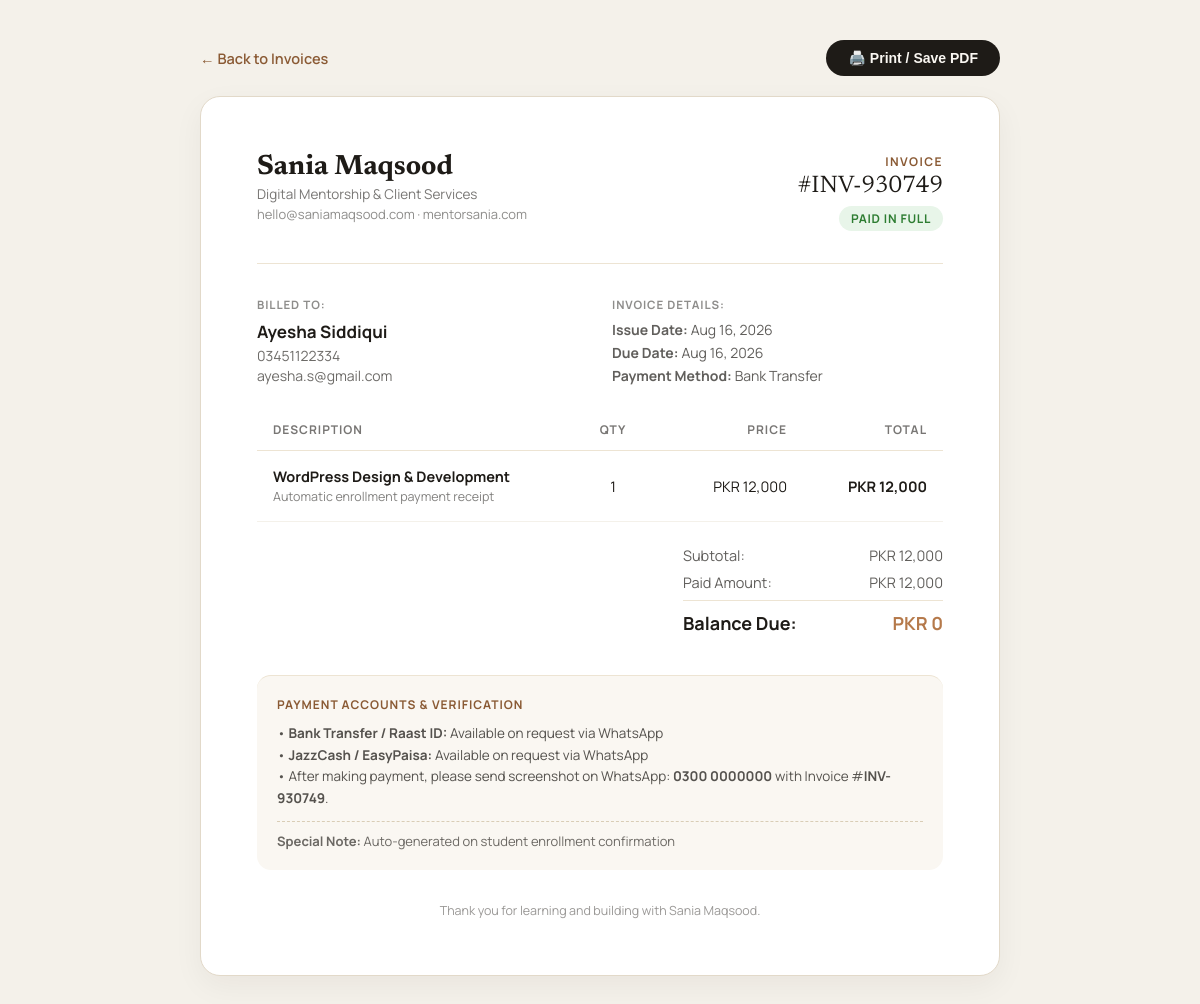
/panel/invoice-view.php?id=9 (signed in), run on the app's committed database.
### tables this page shows
CREATE TABLE invoices (
    id INTEGER PRIMARY KEY AUTOINCREMENT,
    invoice_number TEXT UNIQUE NOT NULL,
    type TEXT DEFAULT 'course', /* 'course', 'service', 'consulting' */
    client_name TEXT NOT NULL,
    client_email TEXT,
    client_phone TEXT,
    title TEXT NOT NULL,
    items_json TEXT NOT NULL,
    currency TEXT DEFAULT 'PKR', /* 'PKR', 'USD' */
    total_amount REAL NOT NULL,
    paid_amount REAL DEFAULT 0,
    status TEXT DEFAULT 'unpaid', /* 'unpaid', 'paid', 'partially_paid', 'cancelled' */
    payment_method TEXT, /* 'Bank Transfer', 'JazzCash', 'EasyPaisa', 'Stripe', 'Cash' */
    notes TEXT,
    issue_date DATE NOT NULL,
    due_date DATE,
    created_at DATETIME DEFAULT CURRENT_TIMESTAMP
);

### panel/invoice-view.php (the view, shortened to what this page needs)
<?php
require_once __DIR__ . '/auth.php';
$invId = intval($_GET['id'] ?? 0);
$stmt = $db->prepare("SELECT * FROM invoices WHERE id = ?");
$stmt->execute([$invId]);
$invoice = $stmt->fetch();
$items = json_decode($invoice['items_json'], true) ?: [];
?>
<!DOCTYPE html>
<html lang="en">
<head>
</head>
<body>
<div class="no-print" style="max-width:800px;margin:0 auto 20px;display:flex;align-items:center;justify-content:space-between">
  <a href="index.php?tab=invoices" style="color:#8A5A34;text-decoration:none;font-weight:600;font-size:14.5px">← Back to Invoices</a>
  <div style="display:flex;gap:10px">
    <button onclick="window.print()" style="background:#1E1B17;color:#FAF7F2;border:none;padding:10px 22px;border-radius:999px;font-weight:600;font-size:14px;cursor:pointer">🖨️ Print / Save PDF</button>
  </div>
</div>
<div class="invoice-wrapper">
  <div style="display:flex;flex-wrap:wrap;justify-content:space-between;align-items:start;gap:24px;padding-bottom:32px;border-bottom:1.5px solid #EDE4D3">
    <div>
      <h1 style="font-family:'Newsreader',Georgia,serif;font-size:28px;color:#1E1B17">Sania Maqsood</h1>
      <p style="font-size:13.5px;color:rgba(30,27,23,0.6);margin-top:4px">Digital Mentorship & Client Services</p>
      <p style="font-size:13px;color:rgba(30,27,23,0.5);margin-top:2px">hello@saniamaqsood.com · mentorsania.com</p>
    </div>
    <div style="text-align:right">
      <span style="display:block;font-size:12px;font-weight:700;letter-spacing:0.12em;text-transform:uppercase;color:#8A5A34">Invoice</span>
      <div style="font-family:'Newsreader',Georgia,serif;font-size:24px;color:#1E1B17;margin-top:4px">#<?php echo htmlspecialchars($invoice['invoice_number']); ?></div>
      <div style="margin-top:8px">
        <?php if ($invoice['status'] === 'paid'): ?>
          <span class="status-badge status-paid">PAID IN FULL</span>
        <?php elseif ($invoice['status'] === 'partially_paid'): ?>
          <span class="status-badge status-partial">PARTIALLY PAID</span>
        <?php else: ?>
          <span class="status-badge status-unpaid">PAYMENT PENDING</span>
        <?php endif; ?>
      </div>
    </div>
  </div>
  <div style="display:grid;grid-template-columns:repeat(auto-fit,minmax(220px,1fr));gap:24px;margin-top:28px">
    <div>
      <span style="font-size:11.5px;font-weight:700;letter-spacing:0.08em;text-transform:uppercase;color:rgba(30,27,23,0.5)">Billed To:</span>
      <h3 style="font-size:17px;font-weight:700;color:#1E1B17;margin-top:6px"><?php echo htmlspecialchars($invoice['client_name']); ?></h3>
      <?php if (!empty($invoice['client_phone'])): ?>
        <p style="font-size:14px;color:rgba(30,27,23,0.65);margin-top:3px"><?php echo htmlspecialchars($invoice['client_phone']); ?></p>
      <?php endif; ?>
      <?php if (!empty($invoice['client_email'])): ?>
        <p style="font-size:14px;color:rgba(30,27,23,0.65);margin-top:1px"><?php echo htmlspecialchars($invoice['client_email']); ?></p>
      <?php endif; ?>
    </div>
    <div>
      <span style="font-size:11.5px;font-weight:700;letter-spacing:0.08em;text-transform:uppercase;color:rgba(30,27,23,0.5)">Invoice Details:</span>
      <div style="margin-top:6px;font-size:14px;color:rgba(30,27,23,0.7);display:flex;flex-direction:column;gap:4px">
        <div><strong>Issue Date:</strong> <?php echo date('M d, Y', strtotime($invoice['issue_date'])); ?></div>
        <?php if (!empty($invoice['due_date'])): ?>
          <div><strong>Due Date:</strong> <?php echo date('M d, Y', strtotime($invoice['due_date'])); ?></div>
        <?php endif; ?>
        <?php if (!empty($invoice['payment_method'])): ?>
          <div><strong>Payment Method:</strong> <?php echo htmlspecialchars($invoice['payment_method']); ?></div>
        <?php endif; ?>
      </div>
    </div>
  </div>
  <table class="table">
    <thead>
      <tr>
        <th>Description</th>
        <th style="width:100px;text-align:center">Qty</th>
        <th style="width:140px;text-align:right">Price</th>
        <th style="width:140px;text-align:right">Total</th>
      </tr>
    </thead>
    <tbody>
      <?php if (empty($items)): ?>
        <tr>
          <td><?php echo htmlspecialchars($invoice['title']); ?></td>
          <td style="text-align:center">1</td>
          <td style="text-align:right"><?php echo htmlspecialchars($invoice['currency'] . ' ' . number_format($invoice['total_amount'])); ?></td>
          <td style="text-align:right"><strong><?php echo htmlspecialchars($invoice['currency'] . ' ' . number_format($invoice['total_amount'])); ?></strong></td>
        </tr>
      <?php else: ?>
        <?php foreach ($items as $item): ?>
          <tr>
            <td>
              <strong><?php echo htmlspecialchars($item['name'] ?? $invoice['title']); ?></strong>
              <?php if (!empty($item['desc'])): ?>
                <div style="font-size:12.5px;color:rgba(30,27,23,0.55);margin-top:2px"><?php echo htmlspecialchars($item['desc']); ?></div>
              <?php endif; ?>
            </td>
            <td style="text-align:center"><?php echo htmlspecialchars($item['qty'] ?? '1'); ?></td>
            <td style="text-align:right"><?php echo htmlspecialchars($invoice['currency'] . ' ' . number_format($item['price'] ?? $invoice['total_amount'])); ?></td>
            <td style="text-align:right"><strong><?php echo htmlspecialchars($invoice['currency'] . ' ' . number_format(($item['qty'] ?? 1) * ($item['price'] ?? $invoice['total_amount']))); ?></strong></td>
          </tr>
        <?php endforeach; ?>
      <?php endif; ?>
    </tbody>
  </table>
  <div style="margin-top:24px;display:flex;justify-content:flex-end">
    <div style="width:260px;display:flex;flex-direction:column;gap:8px">
      <div style="display:flex;justify-content:space-between;font-size:14.5px;color:rgba(30,27,23,0.7)">
        <span>Subtotal:</span>
        <span><?php echo htmlspecialchars($invoice['currency'] . ' ' . number_format($invoice['total_amount'])); ?></span>
      </div>
      <div style="display:flex;justify-content:space-between;font-size:14.5px;color:rgba(30,27,23,0.7)">
        <span>Paid Amount:</span>
        <span><?php echo htmlspecialchars($invoice['currency'] . ' ' . number_format($invoice['paid_amount'])); ?></span>
      </div>
      <div style="border-top:1.5px solid #EDE4D3;padding-top:10px;display:flex;justify-content:space-between;font-size:18px;font-weight:700;color:#1E1B17">
        <span>Balance Due:</span>
        <span style="color:#B5794A"><?php echo htmlspecialchars($invoice['currency'] . ' ' . number_format(max(0, $invoice['total_amount'] - $invoice['paid_amount']))); ?></span>
      </div>
    </div>
  </div>
  <div style="margin-top:40px;padding-top:24px;border-top:1px solid #EDE4D3;background:#FAF7F2;border-radius:14px;padding:20px">
    <span style="display:block;font-size:12px;font-weight:700;letter-spacing:0.08em;text-transform:uppercase;color:#8A5A34">Payment Accounts & Verification</span>
    <div style="margin-top:10px;font-size:13.5px;line-height:1.6;color:rgba(30,27,23,0.75)">
      <div>• <strong>Bank Transfer / Raast ID:</strong> Available on request via WhatsApp</div>
      <div>• <strong>JazzCash / EasyPaisa:</strong> Available on request via WhatsApp</div>
      <div>• After making payment, please send screenshot on WhatsApp: <strong>0300 0000000</strong> with Invoice #<strong><?php echo htmlspecialchars($invoice['invoice_number']); ?></strong>.</div>
    </div>
    <?php if (!empty($invoice['notes'])): ?>
      <div style="margin-top:12px;padding-top:10px;border-top:1px dashed #D9CDB6;font-size:13px;color:rgba(30,27,23,0.65)">
        <strong>Special Note:</strong> <?php echo htmlspecialchars($invoice['notes']); ?>
      </div>
    <?php endif; ?>
  </div>
  <div style="margin-top:32px;text-align:center;font-size:12.5px;color:rgba(30,27,23,0.45)">
    Thank you for learning and building with Sania Maqsood.
  </div>
</div>
</body>
</html>

### panel/invoice-view.php (style rules this page uses)
* { box-sizing: border-box; margin: 0; padding: 0; }
body { background: #F4F1EA; color: #1E1B17; font-family: 'Manrope', system-ui, sans-serif; padding: 40px 20px; -webkit-font-smoothing: antialiased; }
.invoice-wrapper { max-width: 800px; margin: 0 auto; background: #FFFFFF; border: 1px solid #E2D9C9; border-radius: 20px; padding: clamp(32px, 5vw, 56px); box-shadow: 0 10px 30px rgba(30,27,23,0.05); }
.table { width: 100%; border-collapse: collapse; margin-top: 24px; }
.table th { text-align: left; padding: 12px 16px; font-size: 12px; font-weight: 700; letter-spacing: 0.08em; text-transform: uppercase; color: rgba(30,27,23,0.6); border-bottom: 1.5px solid #EDE4D3; }
.table td { padding: 16px; font-size: 14.5px; border-bottom: 1px solid #F4F1EA; }
.status-badge { display: inline-block; padding: 4px 12px; border-radius: 999px; font-size: 12px; font-weight: 700; letter-spacing: 0.06em; text-transform: uppercase; }
.status-paid { background: #E8F5E9; color: #2E7D32; }

### data on the page
invoices: invoice_number "INV-930749", client_name "Ayesha Siddiqui", client_phone "03451122334", client_email "ayesha.s@gmail.com", issue_date "Aug 16, 2026", due_date "Aug 16, 2026", payment_method "Bank Transfer", title "WordPress Design & Development", desc "Automatic enrollment payment receipt", qty "1", currency "PKR 12,000", currency+total_amount "PKR 12,000", currency+paid_amount "PKR 12,000", currency+total_amount+paid_amount "PKR 0", notes "Auto-generated on student enrollment confirmation"
